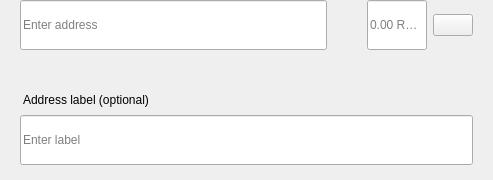
<?xml version="1.0" encoding="UTF-8"?>
<ui version="4.0">
 <class>SendMultiRow</class>
 <widget class="QWidget" name="SendMultiRow">
  <property name="geometry">
   <rect>
    <x>0</x>
    <y>0</y>
    <width>493</width>
    <height>180</height>
   </rect>
  </property>
  <property name="minimumSize">
   <size>
    <width>0</width>
    <height>0</height>
   </size>
  </property>
  <property name="maximumSize">
   <size>
    <width>16777215</width>
    <height>16777215</height>
   </size>
  </property>
  <property name="windowTitle">
   <string>Form</string>
  </property>
  <layout class="QVBoxLayout" name="verticalLayout_3">
   <property name="spacing">
    <number>0</number>
   </property>
   <property name="leftMargin">
    <number>0</number>
   </property>
   <property name="topMargin">
    <number>0</number>
   </property>
   <property name="rightMargin">
    <number>20</number>
   </property>
   <property name="bottomMargin">
    <number>5</number>
   </property>
   <item alignment="Qt::AlignTop">
    <widget class="QWidget" name="widget" native="true">
     <property name="sizePolicy">
      <sizepolicy hsizetype="Expanding" vsizetype="Maximum">
       <horstretch>0</horstretch>
       <verstretch>0</verstretch>
      </sizepolicy>
     </property>
     <property name="minimumSize">
      <size>
       <width>0</width>
       <height>60</height>
      </size>
     </property>
     <property name="maximumSize">
      <size>
       <width>16777215</width>
       <height>85</height>
      </size>
     </property>
     <layout class="QHBoxLayout" name="horizontalLayout" stretch="6,0,2">
      <property name="spacing">
       <number>0</number>
      </property>
      <property name="leftMargin">
       <number>8</number>
      </property>
      <property name="topMargin">
       <number>0</number>
      </property>
      <property name="rightMargin">
       <number>0</number>
      </property>
      <property name="bottomMargin">
       <number>0</number>
      </property>
      <item alignment="Qt::AlignTop">
       <widget class="QStackedWidget" name="stackedAddress">
        <property name="minimumSize">
         <size>
          <width>0</width>
          <height>50</height>
         </size>
        </property>
        <property name="maximumSize">
         <size>
          <width>16777215</width>
          <height>50</height>
         </size>
        </property>
        <widget class="QWidget" name="page_4">
         <property name="sizePolicy">
          <sizepolicy hsizetype="Expanding" vsizetype="Preferred">
           <horstretch>0</horstretch>
           <verstretch>0</verstretch>
          </sizepolicy>
         </property>
         <property name="minimumSize">
          <size>
           <width>0</width>
           <height>50</height>
          </size>
         </property>
         <property name="maximumSize">
          <size>
           <width>16777215</width>
           <height>55</height>
          </size>
         </property>
         <layout class="QVBoxLayout" name="verticalLayout_7">
          <property name="spacing">
           <number>0</number>
          </property>
          <property name="leftMargin">
           <number>12</number>
          </property>
          <property name="topMargin">
           <number>0</number>
          </property>
          <property name="rightMargin">
           <number>0</number>
          </property>
          <property name="bottomMargin">
           <number>0</number>
          </property>
          <item>
           <widget class="QLineEdit" name="lineEditAddress">
            <property name="minimumSize">
             <size>
              <width>0</width>
              <height>50</height>
             </size>
            </property>
            <property name="maximumSize">
             <size>
              <width>16777215</width>
              <height>50</height>
             </size>
            </property>
            <property name="placeholderText">
             <string>Enter address</string>
            </property>
           </widget>
          </item>
         </layout>
        </widget>
        <widget class="QWidget" name="page_3"/>
       </widget>
      </item>
      <item>
       <spacer name="horizontalSpacer_3">
        <property name="orientation">
         <enum>Qt::Horizontal</enum>
        </property>
        <property name="sizeType">
         <enum>QSizePolicy::Fixed</enum>
        </property>
        <property name="sizeHint" stdset="0">
         <size>
          <width>40</width>
          <height>20</height>
         </size>
        </property>
       </spacer>
      </item>
      <item>
       <layout class="QHBoxLayout" name="horizontalLayout_2">
        <property name="spacing">
         <number>6</number>
        </property>
        <item alignment="Qt::AlignTop">
         <widget class="QLineEdit" name="lineEditAmount">
          <property name="sizePolicy">
           <sizepolicy hsizetype="Expanding" vsizetype="Preferred">
            <horstretch>0</horstretch>
            <verstretch>0</verstretch>
           </sizepolicy>
          </property>
          <property name="minimumSize">
           <size>
            <width>0</width>
            <height>50</height>
           </size>
          </property>
          <property name="maximumSize">
           <size>
            <width>16777215</width>
            <height>50</height>
           </size>
          </property>
          <property name="maxLength">
           <number>17</number>
          </property>
          <property name="alignment">
           <set>Qt::AlignLeading|Qt::AlignLeft|Qt::AlignVCenter</set>
          </property>
          <property name="placeholderText">
           <string notr="true">0.00 REEC</string>
          </property>
         </widget>
        </item>
        <item>
         <layout class="QVBoxLayout" name="verticalLayout">
          <property name="topMargin">
           <number>14</number>
          </property>
          <property name="bottomMargin">
           <number>0</number>
          </property>
          <item alignment="Qt::AlignTop">
           <widget class="QPushButton" name="btnMenu">
            <property name="minimumSize">
             <size>
              <width>0</width>
              <height>0</height>
             </size>
            </property>
            <property name="maximumSize">
             <size>
              <width>16777215</width>
              <height>16777215</height>
             </size>
            </property>
            <property name="focusPolicy">
             <enum>Qt::NoFocus</enum>
            </property>
            <property name="text">
             <string/>
            </property>
           </widget>
          </item>
         </layout>
        </item>
       </layout>
      </item>
     </layout>
    </widget>
   </item>
   <item>
    <widget class="QWidget" name="layoutLabel" native="true">
     <property name="minimumSize">
      <size>
       <width>0</width>
       <height>0</height>
      </size>
     </property>
     <property name="maximumSize">
      <size>
       <width>16777215</width>
       <height>16777215</height>
      </size>
     </property>
     <layout class="QVBoxLayout" name="verticalLayout_9">
      <property name="spacing">
       <number>6</number>
      </property>
      <property name="leftMargin">
       <number>20</number>
      </property>
      <property name="topMargin">
       <number>0</number>
      </property>
      <property name="rightMargin">
       <number>0</number>
      </property>
      <property name="bottomMargin">
       <number>10</number>
      </property>
      <item>
       <spacer name="verticalSpacer">
        <property name="orientation">
         <enum>Qt::Vertical</enum>
        </property>
        <property name="sizeType">
         <enum>QSizePolicy::Fixed</enum>
        </property>
        <property name="sizeHint" stdset="0">
         <size>
          <width>20</width>
          <height>20</height>
         </size>
        </property>
       </spacer>
      </item>
      <item>
       <widget class="QLabel" name="labelSubtitleDescription">
        <property name="styleSheet">
         <string notr="true">margin-bottom:2px;
margin-left:0.05px;
padding:0px;</string>
        </property>
        <property name="text">
         <string>Address label (optional)</string>
        </property>
       </widget>
      </item>
      <item>
       <widget class="QLineEdit" name="lineEditDescription">
        <property name="minimumSize">
         <size>
          <width>0</width>
          <height>50</height>
         </size>
        </property>
        <property name="maximumSize">
         <size>
          <width>16777215</width>
          <height>50</height>
         </size>
        </property>
        <property name="placeholderText">
         <string>Enter label</string>
        </property>
       </widget>
      </item>
     </layout>
    </widget>
   </item>
  </layout>
 </widget>
 <resources/>
 <connections/>
</ui>
